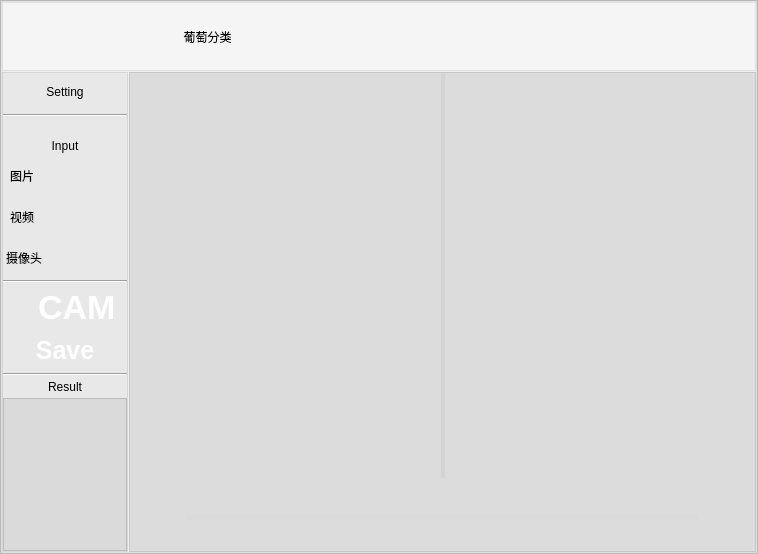
<?xml version="1.0" encoding="UTF-8"?>
<ui version="4.0">
 <class>window_3</class>
 <widget class="QMainWindow" name="window_3">
  <property name="geometry">
   <rect>
    <x>0</x>
    <y>0</y>
    <width>758</width>
    <height>554</height>
   </rect>
  </property>
  <property name="windowTitle">
   <string>MainWindow</string>
  </property>
  <widget class="QWidget" name="centralwidget">
   <layout class="QVBoxLayout" name="verticalLayout_11">
    <property name="leftMargin">
     <number>0</number>
    </property>
    <property name="topMargin">
     <number>0</number>
    </property>
    <property name="rightMargin">
     <number>0</number>
    </property>
    <property name="bottomMargin">
     <number>0</number>
    </property>
    <item>
     <widget class="QFrame" name="frame">
      <property name="styleSheet">
       <string notr="true">#frame{
	
	border-image: url(:/icon/img_icon/森林 (2).jpg);
}</string>
      </property>
      <property name="frameShape">
       <enum>QFrame::StyledPanel</enum>
      </property>
      <property name="frameShadow">
       <enum>QFrame::Raised</enum>
      </property>
      <layout class="QVBoxLayout" name="verticalLayout_10">
       <property name="leftMargin">
        <number>0</number>
       </property>
       <property name="topMargin">
        <number>0</number>
       </property>
       <property name="rightMargin">
        <number>0</number>
       </property>
       <property name="bottomMargin">
        <number>0</number>
       </property>
       <item>
        <widget class="QFrame" name="frame_2">
         <property name="styleSheet">
          <string notr="true">#frame_2{
	
	background-color: rgba(241, 241, 241,70);
}</string>
         </property>
         <property name="frameShape">
          <enum>QFrame::StyledPanel</enum>
         </property>
         <property name="frameShadow">
          <enum>QFrame::Raised</enum>
         </property>
         <layout class="QVBoxLayout" name="verticalLayout_9" stretch="1,7">
          <property name="spacing">
           <number>1</number>
          </property>
          <property name="leftMargin">
           <number>0</number>
          </property>
          <property name="topMargin">
           <number>0</number>
          </property>
          <property name="rightMargin">
           <number>0</number>
          </property>
          <property name="bottomMargin">
           <number>0</number>
          </property>
          <item>
           <widget class="QFrame" name="frame_3">
            <property name="styleSheet">
             <string notr="true">#frame_3{
	
	background-color: rgba(255, 255, 255,100);
}
QPushButton{font-family: &quot;Microsoft YaHei&quot;;
font-size: 14px;
font-weight: bold;
color:white;
text-align: center center;
padding-left: 5px;
padding-right: 5px;
padding-top: 4px;
padding-bottom: 4px;
border-style: solid;
border-width: 0px;
border-color: rgba(255, 255, 255, 255);
border-radius: 3px;
background-color: rgba(200, 200, 200,0);}

QPushButton:focus{outline: none;}

QPushButton::pressed{font-family: &quot;Microsoft YaHei&quot;;
                     font-size: 14px;
                     font-weight: bold;
                     color:rgb(200,200,200);
                     text-align: center center;
                     padding-left: 5px;
                     padding-right: 5px;
                     padding-top: 4px;
                     padding-bottom: 4px;
                     border-style: solid;
                     border-width: 0px;
                     border-color: rgba(255, 255, 255, 255);
                     border-radius: 3px;
                     background-color:  #bf513b;}

QPushButton::disabled{font-family: &quot;Microsoft YaHei&quot;;
                     font-size: 14px;
                     font-weight: bold;
                     color:rgb(200,200,200);
                     text-align: center center;
                     padding-left: 5px;
                     padding-right: 5px;
                     padding-top: 4px;
                     padding-bottom: 4px;
                     border-style: solid;
                     border-width: 0px;
                     border-color: rgba(255, 255, 255, 255);
                     border-radius: 3px;
                     background-color:  #bf513b;}
QPushButton::hover {
border-style: solid;
border-width: 0px;
border-radius: 0px;
background-color: rgba(48,148,243,80);}</string>
            </property>
            <property name="frameShape">
             <enum>QFrame::StyledPanel</enum>
            </property>
            <property name="frameShadow">
             <enum>QFrame::Raised</enum>
            </property>
            <layout class="QHBoxLayout" name="horizontalLayout_2" stretch="0,0,1,0,1,0,0">
             <property name="leftMargin">
              <number>0</number>
             </property>
             <property name="topMargin">
              <number>0</number>
             </property>
             <property name="rightMargin">
              <number>0</number>
             </property>
             <property name="bottomMargin">
              <number>0</number>
             </property>
             <item>
              <layout class="QVBoxLayout" name="verticalLayout" stretch="3,2">
               <item>
                <widget class="QPushButton" name="pushButton_back">
                 <property name="sizePolicy">
                  <sizepolicy hsizetype="Minimum" vsizetype="Preferred">
                   <horstretch>0</horstretch>
                   <verstretch>0</verstretch>
                  </sizepolicy>
                 </property>
                 <property name="styleSheet">
                  <string notr="true">border-image: url(:/icon/img_icon/返回_putao.png);</string>
                 </property>
                 <property name="text">
                  <string/>
                 </property>
                </widget>
               </item>
               <item>
                <spacer name="verticalSpacer">
                 <property name="orientation">
                  <enum>Qt::Vertical</enum>
                 </property>
                 <property name="sizeHint" stdset="0">
                  <size>
                   <width>20</width>
                   <height>18</height>
                  </size>
                 </property>
                </spacer>
               </item>
              </layout>
             </item>
             <item>
              <spacer name="horizontalSpacer">
               <property name="orientation">
                <enum>Qt::Horizontal</enum>
               </property>
               <property name="sizeHint" stdset="0">
                <size>
                 <width>28</width>
                 <height>20</height>
                </size>
               </property>
              </spacer>
             </item>
             <item>
              <widget class="QLabel" name="label">
               <property name="styleSheet">
                <string notr="true">color: rgb(0, 0, 0);
font: 24pt &quot;仿宋&quot;;</string>
               </property>
               <property name="text">
                <string>葡萄分类</string>
               </property>
               <property name="alignment">
                <set>Qt::AlignCenter</set>
               </property>
              </widget>
             </item>
             <item>
              <spacer name="horizontalSpacer_2">
               <property name="orientation">
                <enum>Qt::Horizontal</enum>
               </property>
               <property name="sizeHint" stdset="0">
                <size>
                 <width>28</width>
                 <height>20</height>
                </size>
               </property>
              </spacer>
             </item>
             <item>
              <widget class="QLabel" name="label_time">
               <property name="text">
                <string/>
               </property>
              </widget>
             </item>
             <item>
              <spacer name="horizontalSpacer_3">
               <property name="orientation">
                <enum>Qt::Horizontal</enum>
               </property>
               <property name="sizeHint" stdset="0">
                <size>
                 <width>40</width>
                 <height>20</height>
                </size>
               </property>
              </spacer>
             </item>
             <item>
              <layout class="QVBoxLayout" name="verticalLayout_2" stretch="3,2">
               <item>
                <layout class="QHBoxLayout" name="horizontalLayout">
                 <item>
                  <widget class="QPushButton" name="pushButton_min">
                   <property name="sizePolicy">
                    <sizepolicy hsizetype="Minimum" vsizetype="Preferred">
                     <horstretch>0</horstretch>
                     <verstretch>0</verstretch>
                    </sizepolicy>
                   </property>
                   <property name="styleSheet">
                    <string notr="true">border-image: url(:/icon/img_icon/最小化.png);</string>
                   </property>
                   <property name="text">
                    <string/>
                   </property>
                  </widget>
                 </item>
                 <item>
                  <widget class="QPushButton" name="pushButton_close">
                   <property name="sizePolicy">
                    <sizepolicy hsizetype="Minimum" vsizetype="Preferred">
                     <horstretch>0</horstretch>
                     <verstretch>0</verstretch>
                    </sizepolicy>
                   </property>
                   <property name="styleSheet">
                    <string notr="true">border-image: url(:/icon/img_icon/关闭.png);</string>
                   </property>
                   <property name="text">
                    <string/>
                   </property>
                  </widget>
                 </item>
                </layout>
               </item>
               <item>
                <spacer name="verticalSpacer_2">
                 <property name="orientation">
                  <enum>Qt::Vertical</enum>
                 </property>
                 <property name="sizeHint" stdset="0">
                  <size>
                   <width>20</width>
                   <height>13</height>
                  </size>
                 </property>
                </spacer>
               </item>
              </layout>
             </item>
            </layout>
           </widget>
          </item>
          <item>
           <layout class="QHBoxLayout" name="horizontalLayout_10" stretch="1,5">
            <property name="leftMargin">
             <number>0</number>
            </property>
            <property name="topMargin">
             <number>0</number>
            </property>
            <item>
             <widget class="QFrame" name="frame_4">
              <property name="styleSheet">
               <string notr="true">#frame_4{
	
	
	background-color: rgba(216, 216, 216,70);
}
QPushButton{font-family: &quot;Microsoft YaHei&quot;;
font-size: 25px;
font-weight: bold;
color:white;
text-align: center center;
padding-left: 5px;
padding-right: 5px;
padding-top: 4px;
padding-bottom: 4px;
border-style: solid;
border-width: 0px;
border-color: rgba(255, 255, 255, 255);
border-radius: 3px;
background-color: rgba(200, 200, 200,0);}

QPushButton:focus{outline: none;}

QPushButton::pressed{font-family: &quot;Microsoft YaHei&quot;;
                     font-size: 25px;
                     font-weight: bold;
                     color:rgb(200,200,200);
                     text-align: center center;
                     padding-left: 5px;
                     padding-right: 5px;
                     padding-top: 4px;
                     padding-bottom: 4px;
                     border-style: solid;
                     border-width: 0px;
                     border-color: rgba(255, 255, 255, 255);
                     border-radius: 3px;
                     background-color:  #bf513b;}

QPushButton::disabled{font-family: &quot;Microsoft YaHei&quot;;
                     font-size: 25px;
                     font-weight: bold;
                     color:rgb(200,200,200);
                     text-align: center center;
                     padding-left: 5px;
                     padding-right: 5px;
                     padding-top: 4px;
                     padding-bottom: 4px;
                     border-style: solid;
                     border-width: 0px;
                     border-color: rgba(255, 255, 255, 255);
                     border-radius: 3px;
                     background-color:  #bf513b;}
QPushButton::hover {
border-style: solid;
border-width: 0px;
border-radius: 0px;
background-color: rgba(48,148,243,80);}</string>
              </property>
              <property name="frameShape">
               <enum>QFrame::StyledPanel</enum>
              </property>
              <property name="frameShadow">
               <enum>QFrame::Raised</enum>
              </property>
              <layout class="QVBoxLayout" name="verticalLayout_7" stretch="1,0,1,2,4">
               <property name="spacing">
                <number>4</number>
               </property>
               <property name="leftMargin">
                <number>0</number>
               </property>
               <property name="topMargin">
                <number>0</number>
               </property>
               <property name="rightMargin">
                <number>0</number>
               </property>
               <property name="bottomMargin">
                <number>0</number>
               </property>
               <item>
                <layout class="QVBoxLayout" name="verticalLayout_3">
                 <item>
                  <widget class="QLabel" name="label_2">
                   <property name="styleSheet">
                    <string notr="true">font: 18pt &quot;楷体&quot;;</string>
                   </property>
                   <property name="text">
                    <string>Setting</string>
                   </property>
                   <property name="alignment">
                    <set>Qt::AlignCenter</set>
                   </property>
                  </widget>
                 </item>
                 <item>
                  <widget class="Line" name="line">
                   <property name="styleSheet">
                    <string notr="true"/>
                   </property>
                   <property name="orientation">
                    <enum>Qt::Horizontal</enum>
                   </property>
                  </widget>
                 </item>
                </layout>
               </item>
               <item>
                <spacer name="verticalSpacer_3">
                 <property name="orientation">
                  <enum>Qt::Vertical</enum>
                 </property>
                 <property name="sizeHint" stdset="0">
                  <size>
                   <width>20</width>
                   <height>18</height>
                  </size>
                 </property>
                </spacer>
               </item>
               <item>
                <layout class="QVBoxLayout" name="verticalLayout_4">
                 <item>
                  <widget class="QLabel" name="label_3">
                   <property name="styleSheet">
                    <string notr="true">font: 25 20pt &quot;等线 Light&quot;;</string>
                   </property>
                   <property name="text">
                    <string>Input</string>
                   </property>
                   <property name="alignment">
                    <set>Qt::AlignCenter</set>
                   </property>
                  </widget>
                 </item>
                 <item>
                  <layout class="QHBoxLayout" name="horizontalLayout_6">
                   <item>
                    <spacer name="horizontalSpacer_4">
                     <property name="orientation">
                      <enum>Qt::Horizontal</enum>
                     </property>
                     <property name="sizeHint" stdset="0">
                      <size>
                       <width>28</width>
                       <height>20</height>
                      </size>
                     </property>
                    </spacer>
                   </item>
                   <item>
                    <layout class="QHBoxLayout" name="horizontalLayout_3">
                     <item>
                      <widget class="QLabel" name="label_4">
                       <property name="styleSheet">
                        <string notr="true">font: 12pt &quot;仿宋&quot;;</string>
                       </property>
                       <property name="text">
                        <string>图片 </string>
                       </property>
                      </widget>
                     </item>
                     <item>
                      <widget class="QPushButton" name="pushButton">
                       <property name="sizePolicy">
                        <sizepolicy hsizetype="Minimum" vsizetype="Preferred">
                         <horstretch>0</horstretch>
                         <verstretch>0</verstretch>
                        </sizepolicy>
                       </property>
                       <property name="styleSheet">
                        <string notr="true">border-image: url(:/icon/img_icon/文件夹.png);</string>
                       </property>
                       <property name="text">
                        <string/>
                       </property>
                      </widget>
                     </item>
                    </layout>
                   </item>
                   <item>
                    <spacer name="horizontalSpacer_5">
                     <property name="orientation">
                      <enum>Qt::Horizontal</enum>
                     </property>
                     <property name="sizeHint" stdset="0">
                      <size>
                       <width>28</width>
                       <height>20</height>
                      </size>
                     </property>
                    </spacer>
                   </item>
                  </layout>
                 </item>
                 <item>
                  <layout class="QHBoxLayout" name="horizontalLayout_7">
                   <item>
                    <spacer name="horizontalSpacer_6">
                     <property name="orientation">
                      <enum>Qt::Horizontal</enum>
                     </property>
                     <property name="sizeHint" stdset="0">
                      <size>
                       <width>40</width>
                       <height>20</height>
                      </size>
                     </property>
                    </spacer>
                   </item>
                   <item>
                    <layout class="QHBoxLayout" name="horizontalLayout_4">
                     <item>
                      <widget class="QLabel" name="label_5">
                       <property name="styleSheet">
                        <string notr="true">font: 12pt &quot;仿宋&quot;;</string>
                       </property>
                       <property name="text">
                        <string>视频 </string>
                       </property>
                      </widget>
                     </item>
                     <item>
                      <widget class="QPushButton" name="pushButton_2">
                       <property name="sizePolicy">
                        <sizepolicy hsizetype="Minimum" vsizetype="Preferred">
                         <horstretch>0</horstretch>
                         <verstretch>0</verstretch>
                        </sizepolicy>
                       </property>
                       <property name="styleSheet">
                        <string notr="true">border-image: url(:/icon/img_icon/摄像头关.png);</string>
                       </property>
                       <property name="text">
                        <string/>
                       </property>
                      </widget>
                     </item>
                    </layout>
                   </item>
                   <item>
                    <spacer name="horizontalSpacer_7">
                     <property name="orientation">
                      <enum>Qt::Horizontal</enum>
                     </property>
                     <property name="sizeHint" stdset="0">
                      <size>
                       <width>40</width>
                       <height>20</height>
                      </size>
                     </property>
                    </spacer>
                   </item>
                  </layout>
                 </item>
                 <item>
                  <layout class="QHBoxLayout" name="horizontalLayout_8">
                   <item>
                    <spacer name="horizontalSpacer_8">
                     <property name="orientation">
                      <enum>Qt::Horizontal</enum>
                     </property>
                     <property name="sizeHint" stdset="0">
                      <size>
                       <width>18</width>
                       <height>20</height>
                      </size>
                     </property>
                    </spacer>
                   </item>
                   <item>
                    <layout class="QHBoxLayout" name="horizontalLayout_5">
                     <item>
                      <widget class="QLabel" name="label_6">
                       <property name="styleSheet">
                        <string notr="true">font: 12pt &quot;仿宋&quot;;</string>
                       </property>
                       <property name="text">
                        <string>摄像头</string>
                       </property>
                      </widget>
                     </item>
                     <item>
                      <widget class="QPushButton" name="pushButton_3">
                       <property name="sizePolicy">
                        <sizepolicy hsizetype="Minimum" vsizetype="Preferred">
                         <horstretch>0</horstretch>
                         <verstretch>0</verstretch>
                        </sizepolicy>
                       </property>
                       <property name="styleSheet">
                        <string notr="true">border-image: url(:/icon/img_icon/视频.png);</string>
                       </property>
                       <property name="text">
                        <string/>
                       </property>
                      </widget>
                     </item>
                    </layout>
                   </item>
                   <item>
                    <spacer name="horizontalSpacer_9">
                     <property name="orientation">
                      <enum>Qt::Horizontal</enum>
                     </property>
                     <property name="sizeHint" stdset="0">
                      <size>
                       <width>18</width>
                       <height>20</height>
                      </size>
                     </property>
                    </spacer>
                   </item>
                  </layout>
                 </item>
                </layout>
               </item>
               <item>
                <layout class="QVBoxLayout" name="verticalLayout_5" stretch="0,1,1">
                 <item>
                  <widget class="Line" name="line_2">
                   <property name="orientation">
                    <enum>Qt::Horizontal</enum>
                   </property>
                  </widget>
                 </item>
                 <item>
                  <layout class="QHBoxLayout" name="horizontalLayout_9">
                   <item>
                    <spacer name="horizontalSpacer_10">
                     <property name="orientation">
                      <enum>Qt::Horizontal</enum>
                     </property>
                     <property name="sizeHint" stdset="0">
                      <size>
                       <width>40</width>
                       <height>20</height>
                      </size>
                     </property>
                    </spacer>
                   </item>
                   <item>
                    <widget class="QCheckBox" name="checkBox">
                     <property name="sizePolicy">
                      <sizepolicy hsizetype="Minimum" vsizetype="Preferred">
                       <horstretch>0</horstretch>
                       <verstretch>0</verstretch>
                      </sizepolicy>
                     </property>
                     <property name="layoutDirection">
                      <enum>Qt::LeftToRight</enum>
                     </property>
                     <property name="styleSheet">
                      <string notr="true">
QCheckBox
{font-size: 34px;
	font-family: &quot;Microsoft YaHei&quot;;
	font-weight: bold;
 		border-radius:9px;
		background:rgba(66, 195, 255, 0);
color: rgb(255, 255, 255);;}


QCheckBox::indicator {
	width: 20px;
	height: 20px;
}
QCheckBox::indicator:unchecked {
   
	
	border-image: url(:/icon/img_icon/checkbox-unchecked.png);
}

QCheckBox::indicator:checked {
    
    
	
	border-image: url(:/icon/img_icon/checkbox-checked.png);
}</string>
                     </property>
                     <property name="text">
                      <string>CAM</string>
                     </property>
                    </widget>
                   </item>
                   <item>
                    <spacer name="horizontalSpacer_11">
                     <property name="orientation">
                      <enum>Qt::Horizontal</enum>
                     </property>
                     <property name="sizeHint" stdset="0">
                      <size>
                       <width>40</width>
                       <height>20</height>
                      </size>
                     </property>
                    </spacer>
                   </item>
                  </layout>
                 </item>
                 <item>
                  <widget class="QPushButton" name="pushButton_4">
                   <property name="styleSheet">
                    <string notr="true">font: 20pt &quot;华文细黑&quot;;</string>
                   </property>
                   <property name="text">
                    <string>Save</string>
                   </property>
                  </widget>
                 </item>
                </layout>
               </item>
               <item>
                <layout class="QVBoxLayout" name="verticalLayout_6">
                 <item>
                  <widget class="Line" name="line_3">
                   <property name="orientation">
                    <enum>Qt::Horizontal</enum>
                   </property>
                  </widget>
                 </item>
                 <item>
                  <widget class="QLabel" name="label_7">
                   <property name="styleSheet">
                    <string notr="true">font: 22pt &quot;新宋体&quot;;</string>
                   </property>
                   <property name="text">
                    <string>Result</string>
                   </property>
                   <property name="alignment">
                    <set>Qt::AlignCenter</set>
                   </property>
                  </widget>
                 </item>
                 <item>
                  <widget class="QListWidget" name="listWidget">
                   <property name="styleSheet">
                    <string notr="true">background-color: rgba(202, 202, 202,120);</string>
                   </property>
                  </widget>
                 </item>
                </layout>
               </item>
              </layout>
             </widget>
            </item>
            <item>
             <widget class="QFrame" name="frame_5">
              <property name="styleSheet">
               <string notr="true">#frame_5{background-color: rgba(132, 132, 132,45);}</string>
              </property>
              <property name="frameShape">
               <enum>QFrame::StyledPanel</enum>
              </property>
              <property name="frameShadow">
               <enum>QFrame::Raised</enum>
              </property>
              <layout class="QVBoxLayout" name="verticalLayout_8" stretch="6,1">
               <property name="leftMargin">
                <number>0</number>
               </property>
               <property name="topMargin">
                <number>0</number>
               </property>
               <property name="rightMargin">
                <number>0</number>
               </property>
               <property name="bottomMargin">
                <number>0</number>
               </property>
               <item>
                <widget class="QSplitter" name="splitter">
                 <property name="styleSheet">
                  <string notr="true">#splitter::handle{background: 1px solid  rgba(200, 200, 200,100);}</string>
                 </property>
                 <property name="orientation">
                  <enum>Qt::Horizontal</enum>
                 </property>
                 <widget class="QLabel" name="label_8">
                  <property name="text">
                   <string/>
                  </property>
                 </widget>
                 <widget class="QLabel" name="label_9">
                  <property name="text">
                   <string/>
                  </property>
                 </widget>
                </widget>
               </item>
               <item>
                <layout class="QHBoxLayout" name="horizontalLayout_12">
                 <property name="leftMargin">
                  <number>11</number>
                 </property>
                 <property name="rightMargin">
                  <number>11</number>
                 </property>
                 <item>
                  <widget class="QPushButton" name="runButton">
                   <property name="sizePolicy">
                    <sizepolicy hsizetype="Preferred" vsizetype="Preferred">
                     <horstretch>0</horstretch>
                     <verstretch>0</verstretch>
                    </sizepolicy>
                   </property>
                   <property name="minimumSize">
                    <size>
                     <width>40</width>
                     <height>40</height>
                    </size>
                   </property>
                   <property name="styleSheet">
                    <string notr="true">QPushButton {
border-style: solid;
border-width: 0px;
border-radius: 0px;
background-color: rgba(223, 223, 223, 0);
}
QPushButton::focus{outline: none;}
QPushButton::hover {
border-style: solid;
border-width: 0px;
border-radius: 0px;
background-color: rgba(223, 223, 223, 150);}</string>
                   </property>
                   <property name="text">
                    <string/>
                   </property>
                   <property name="icon">
                    <iconset resource="../../PyQt5-YOLOv5-yolov5_v6.1/apprcc.qrc">
                     <normaloff>:/img/icon/运行.png</normaloff>
                     <normalon>:/img/icon/暂停.png</normalon>
                     <disabledoff>:/img/icon/运行.png</disabledoff>
                     <disabledon>:/img/icon/暂停.png</disabledon>
                     <activeoff>:/img/icon/运行.png</activeoff>
                     <activeon>:/img/icon/暂停.png</activeon>
                     <selectedoff>:/img/icon/运行.png</selectedoff>
                     <selectedon>:/img/icon/暂停.png</selectedon>:/img/icon/运行.png</iconset>
                   </property>
                   <property name="iconSize">
                    <size>
                     <width>30</width>
                     <height>30</height>
                    </size>
                   </property>
                   <property name="checkable">
                    <bool>true</bool>
                   </property>
                  </widget>
                 </item>
                 <item>
                  <widget class="QProgressBar" name="progressBar">
                   <property name="maximumSize">
                    <size>
                     <width>16777215</width>
                     <height>5</height>
                    </size>
                   </property>
                   <property name="styleSheet">
                    <string notr="true">QProgressBar{ color: rgb(255, 255, 255); font:29pt; border-radius:2px; text-align:center; border:none; background-color: rgba(215, 215, 215,100);} 
QProgressBar:chunk{ border-radius:0px; background: rgba(55, 55, 55, 200);}</string>
                   </property>
                   <property name="maximum">
                    <number>1000</number>
                   </property>
                   <property name="value">
                    <number>0</number>
                   </property>
                   <property name="textVisible">
                    <bool>false</bool>
                   </property>
                  </widget>
                 </item>
                 <item>
                  <widget class="QPushButton" name="stopButton">
                   <property name="sizePolicy">
                    <sizepolicy hsizetype="Preferred" vsizetype="Preferred">
                     <horstretch>0</horstretch>
                     <verstretch>0</verstretch>
                    </sizepolicy>
                   </property>
                   <property name="minimumSize">
                    <size>
                     <width>40</width>
                     <height>40</height>
                    </size>
                   </property>
                   <property name="styleSheet">
                    <string notr="true">QPushButton {
border-style: solid;
border-width: 0px;
border-radius: 0px;
background-color: rgba(223, 223, 223, 0);
}
QPushButton::focus{outline: none;}
QPushButton::hover {
border-style: solid;
border-width: 0px;
border-radius: 0px;
background-color: rgba(223, 223, 223, 150);}</string>
                   </property>
                   <property name="text">
                    <string/>
                   </property>
                   <property name="icon">
                    <iconset resource="../../PyQt5-YOLOv5-yolov5_v6.1/apprcc.qrc">
                     <normaloff>:/img/icon/终止.png</normaloff>:/img/icon/终止.png</iconset>
                   </property>
                   <property name="iconSize">
                    <size>
                     <width>30</width>
                     <height>30</height>
                    </size>
                   </property>
                  </widget>
                 </item>
                </layout>
               </item>
              </layout>
             </widget>
            </item>
           </layout>
          </item>
         </layout>
        </widget>
       </item>
      </layout>
     </widget>
    </item>
   </layout>
  </widget>
 </widget>
 <resources>
  <include location="img_ui.qrc"/>
  <include location="../../PyQt5-YOLOv5-yolov5_v6.1/apprcc.qrc"/>
 </resources>
 <connections/>
</ui>
